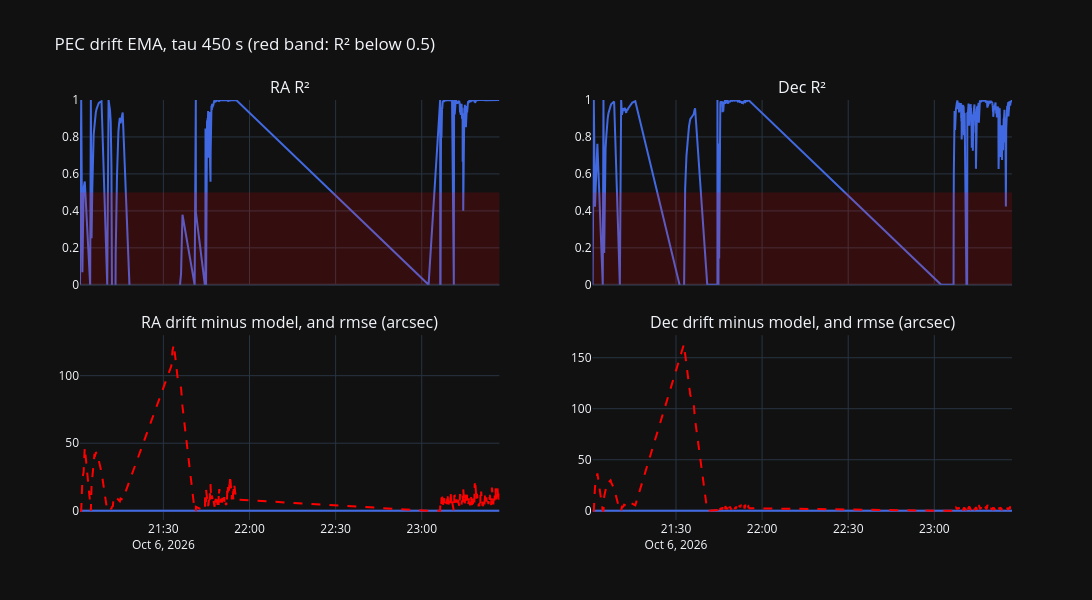

Notebook code cell kept with this figure:
### Markdown cell above
## 6. How closely did the EMA follow the drift?

The session's EMA replayed row by row (restarting at each PEC reset, as the driver does). R² is the driver's own fit
quality, the one its inhibit gate uses: PEC applies only while R² and the rmse are good enough. *Drift minus model* is
what the EMA's prediction missed at each guide update.

### Code cell
VAR_ALPHA, SSE_ALPHA = 0.05, 0.15
axes = [PecAxis(tau=pec_config['tau'], min_dt=pec_config['min_dt']) for _ in range(2)]
ra_drift, dec_drift = (stitch_accum(df[f'total_accum_{i}'].values * 60, np.r_[False, np.diff(df['n'].values) < 0]) for i in (1, 2))
offset = [ra_drift - df['total_accum_1'].values * 60, dec_drift - df['total_accum_2'].values * 60]
for k, a in enumerate(axes):
    a.reset_seed(df.iloc[0][f'total_accum_{k + 1}'] / 60)
t0, prev_n, rec = 0.0, df.iloc[0]['n'], []
for i, row in enumerate(df.itertuples()):
    if row.n < prev_n:                                          # PEC reset: the driver restarts the model and its clock
        for k, a in enumerate(axes):
            a.reset()
            a.reset_seed(getattr(row, f'total_accum_{k + 1}') / 60)
        t0 = row.t_sec
    prev_n = row.n
    t = row.t_sec - t0
    r = dict(timestamp=row.timestamp)
    for k, (a, nm) in enumerate(zip(axes, ('ra', 'dec'))):
        accum = getattr(row, f'total_accum_{k + 1}') / 60
        if np.isfinite(accum):
            a.ingest_accum(accum, t, VAR_ALPHA, SSE_ALPHA)
        r[f'{nm}_r2'] = a.r2
        r[f'{nm}_miss'] = (accum - a.predicted_accum(t)) * 3600
        r[f'{nm}_rmse'] = np.sqrt(a.sse) * 3600
    rec.append(r)
fit = pd.DataFrame(rec)
fig = make_subplots(rows=2, cols=2, shared_xaxes=True, vertical_spacing=0.12,
                    subplot_titles=['RA R²', 'Dec R²', 'RA drift minus model, and rmse (arcsec)', 'Dec drift minus model, and rmse (arcsec)'])
for c, nm in ((1, 'ra'), (2, 'dec')):
    fig.add_trace(go.Scatter(x=fit['timestamp'], y=fit[f'{nm}_r2'], name=f'{nm} R²', line=dict(color='royalblue')), row=1, col=c)
    fig.add_trace(go.Scatter(x=fit['timestamp'], y=fit[f'{nm}_miss'], name=f'{nm} drift minus model', line=dict(color='royalblue')), row=2, col=c)
    fig.add_trace(go.Scatter(x=fit['timestamp'], y=fit[f'{nm}_rmse'], name=f'{nm} rmse', line=dict(color='red', dash='dash')), row=2, col=c)
    fig.add_hrect(y0=0, y1=0.5, fillcolor='rgba(255,0,0,0.15)', line_width=0, row=1, col=c)
    fig.update_yaxes(range=[0, 1], row=1, col=c)
fig.update_xaxes(matches='x')
fig.update_layout(height=600, width=1400, template=TEMPLATE, hovermode='x unified', showlegend=False,
                  title=f"PEC drift EMA, tau {pec_config['tau']:g} s (red band: R² below 0.5)")
fig.show()

### Figure 1 — Plotly figure (JSON) as saved in the notebook; plotly's stock layout.template omitted (floating-point values rounded to 4 significant figures; data arrays with more than 128 entries replaced by an {"elided": "..."} marker saying what was removed)
{"data": [{"line": {"color": "royalblue"}, "name": "ra R²", "type": "scatter", "x": {"elided": "1521 str values"}, "xaxis": "x", "y": {"elided": "1521 float values"}, "yaxis": "y"}, {"line": {"color": "royalblue"}, "name": "ra drift minus model", "type": "scatter", "x": {"elided": "1521 str values"}, "xaxis": "x3", "y": {"elided": "1521 float values"}, "yaxis": "y3"}, {"line": {"color": "red", "dash": "dash"}, "name": "ra rmse", "type": "scatter", "x": {"elided": "1521 str values"}, "xaxis": "x3", "y": {"elided": "1521 float values"}, "yaxis": "y3"}, {"line": {"color": "royalblue"}, "name": "dec R²", "type": "scatter", "x": {"elided": "1521 str values"}, "xaxis": "x2", "y": {"elided": "1521 float values"}, "yaxis": "y2"}, {"line": {"color": "royalblue"}, "name": "dec drift minus model", "type": "scatter", "x": {"elided": "1521 str values"}, "xaxis": "x4", "y": {"elided": "1521 float values"}, "yaxis": "y4"}, {"line": {"color": "red", "dash": "dash"}, "name": "dec rmse", "type": "scatter", "x": {"elided": "1521 str values"}, "xaxis": "x4", "y": {"elided": "1521 float values"}, "yaxis": "y4"}], "layout": {"annotations": [{"font": {"size": 16}, "showarrow": false, "text": "RA R²", "x": 0.225, "xanchor": "center", "xref": "paper", "y": 1.0, "yanchor": "bottom", "yref": "paper"}, {"font": {"size": 16}, "showarrow": false, "text": "Dec R²", "x": 0.775, "xanchor": "center", "xref": "paper", "y": 1.0, "yanchor": "bottom", "yref": "paper"}, {"font": {"size": 16}, "showarrow": false, "text": "RA drift minus model, and rmse (arcsec)", "x": 0.225, "xanchor": "center", "xref": "paper", "y": 0.44, "yanchor": "bottom", "yref": "paper"}, {"font": {"size": 16}, "showarrow": false, "text": "Dec drift minus model, and rmse (arcsec)", "x": 0.775, "xanchor": "center", "xref": "paper", "y": 0.44, "yanchor": "bottom", "yref": "paper"}], "height": 600, "hovermode": "x unified", "shapes": [{"fillcolor": "rgba(255,0,0,0.15)", "line": {"width": 0}, "type": "rect", "x0": 0, "x1": 1, "xref": "x domain", "y0": 0, "y1": 0.5, "yref": "y"}, {"fillcolor": "rgba(255,0,0,0.15)", "line": {"width": 0}, "type": "rect", "x0": 0, "x1": 1, "xref": "x2 domain", "y0": 0, "y1": 0.5, "yref": "y2"}], "showlegend": false, "title": {"text": "PEC drift EMA, tau 450 s (red band: R² below 0.5)"}, "width": 1400, "xaxis": {"anchor": "y", "domain": [0.0, 0.45], "matches": "x", "showticklabels": false}, "xaxis2": {"anchor": "y2", "domain": [0.55, 1.0], "matches": "x", "showticklabels": false}, "xaxis3": {"anchor": "y3", "domain": [0.0, 0.45], "matches": "x"}, "xaxis4": {"anchor": "y4", "domain": [0.55, 1.0], "matches": "x"}, "yaxis": {"anchor": "x", "domain": [0.56, 1.0], "range": [0, 1]}, "yaxis2": {"anchor": "x2", "domain": [0.56, 1.0], "range": [0, 1]}, "yaxis3": {"anchor": "x3", "domain": [0.0, 0.44]}, "yaxis4": {"anchor": "x4", "domain": [0.0, 0.44]}}}
